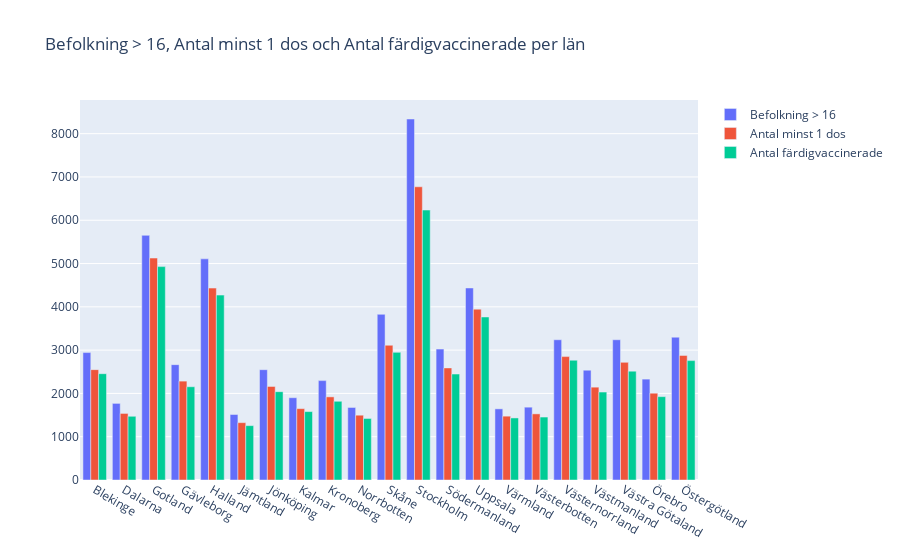

The cell this chart's notebook holds for it:
### Markdown cell above
f) Rita ett stapeldiagram med län i x-axeln och staplar för befolkning > 16år, antal minst 1 dos och antal
färdigvaccinerade.

### Code cell
import plotly.graph_objects as go

fig = go.Figure()

fig.add_bar(name="Befolkning > 16", x=covid19_vaccin_lan.index, y=covid19_vaccin_lan["Befolkning"])

fig.add_bar(name="Antal minst 1 dos", x=covid19_vaccin_lan.index, y=covid19_vaccin_lan["Antal minst 1 dos"])

fig.add_bar(name="Antal färdigvaccinerade", x=covid19_vaccin_lan.index, y=covid19_vaccin_lan["Antal färdigvaccinerade"])

# reference: https://plotly.com/python/bar-charts/

fig.update_layout(barmode='group', title="Befolkning > 16, Antal minst 1 dos och Antal färdigvaccinerade per län")
fig.show()

### Figure 1 — Plotly figure (JSON) as saved in the notebook; plotly's stock layout.template omitted (floating-point values rounded to 4 significant figures)
{"data": [{"name": "Befolkning > 16", "type": "bar", "x": ["Blekinge", "Dalarna", "Gotland", "Gävleborg", "Halland", "Jämtland", "Jönköping", "Kalmar", "Kronoberg", "Norrbotten", "Skåne", "Stockholm", "Södermanland", "Uppsala", "Värmland", "Västerbotten", "Västernorrland", "Västmanland", "Västra Götaland", "Örebro", "Östergötland"], "y": [2944.0, 1770.0, 5651.0, 2665.0, 5108.0, 1513.0, 2548.0, 1901.0, 2296.0, 1676.0, 3827.0, 8339.0, 3024.0, 4436.0, 1644.0, 1683.0, 3240.0, 2538.0, 3240.0, 2330.0, 3299.0]}, {"name": "Antal minst 1 dos", "type": "bar", "x": ["Blekinge", "Dalarna", "Gotland", "Gävleborg", "Halland", "Jämtland", "Jönköping", "Kalmar", "Kronoberg", "Norrbotten", "Skåne", "Stockholm", "Södermanland", "Uppsala", "Värmland", "Västerbotten", "Västernorrland", "Västmanland", "Västra Götaland", "Örebro", "Östergötland"], "y": [2549.0, 1538.0, 5127, 2284.0, 4433.0, 1324.0, 2162.0, 1648.0, 1920.0, 1497.0, 3112.0, 6773.0, 2589.0, 3946.0, 1475.0, 1528.0, 2851.0, 2144.0, 2717.0, 2007.0, 2878.0]}, {"name": "Antal färdigvaccinerade", "type": "bar", "x": ["Blekinge", "Dalarna", "Gotland", "Gävleborg", "Halland", "Jämtland", "Jönköping", "Kalmar", "Kronoberg", "Norrbotten", "Skåne", "Stockholm", "Södermanland", "Uppsala", "Värmland", "Västerbotten", "Västernorrland", "Västmanland", "Västra Götaland", "Örebro", "Östergötland"], "y": [2455.0, 1472.0, 4929.0, 2154.0, 4271, 1256.0, 2040.0, 1580.0, 1818.0, 1422.0, 2948.0, 6235.0, 2448.0, 3766.0, 1434.0, 1454.0, 2767.0, 2031.0, 2515.0, 1925.0, 2758.0]}], "layout": {"barmode": "group", "title": {"text": "Befolkning > 16, Antal minst 1 dos och Antal färdigvaccinerade per län"}}}
